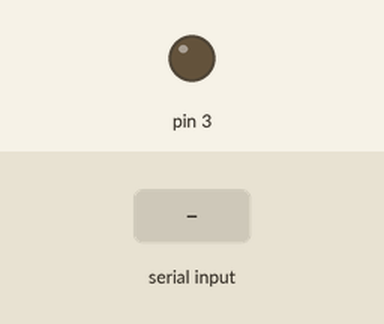
A sketch run on a simulated Arduino Uno, built with avr-gcc and run on an emulated ATmega328P. Parts: output pins drawn as LEDs (lit = HIGH). The test bench sets the inputs (shaded band). What the sketch prints to the serial monitor is not drawn.

Above: at 1.2 s.
1.3 s: byte 1 (1) received over Serial
At 2.3 s:
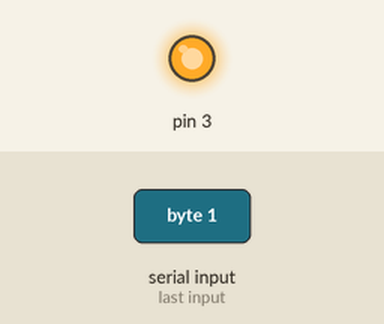
2.8 s: "1" received over Serial
At 3.5 s:
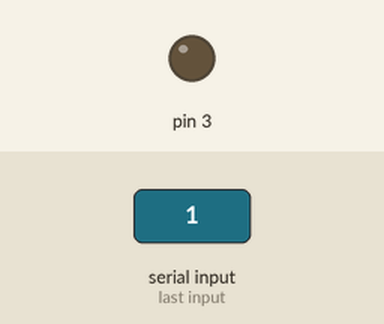
Timing chart, 0 to 5.8 s (numbered marks = the images above; inputs shaded):
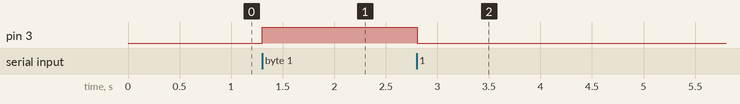

Measured:
- after the input at 1.3 s, pin 3: LOW → HIGH at once
- after the input at 2.8 s, pin 3: HIGH → LOW at once

The sketch:

LED-RGB_2_.ino
```cpp
int receive = 0;

void setup() {
  Serial.begin(9600);
  pinMode (3,OUTPUT);
}

void loop() {
  if (Serial.available() > 0){receive = Serial.read();}
  if (receive == 1){digitalWrite(3,1);}
  else{digitalWrite(3,0);}
  Serial.print (receive);
  delay(50);
}
```
